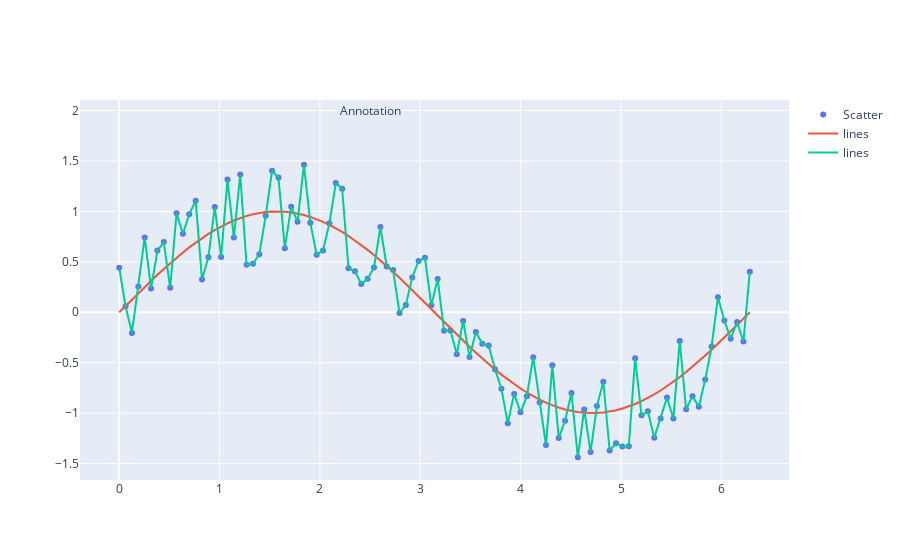

Write notebook code for a chart like this one.
### Code cell
f.add_annotation(text="Annotation",x=2.5, y=2,name ='Annotation',showarrow=False)
